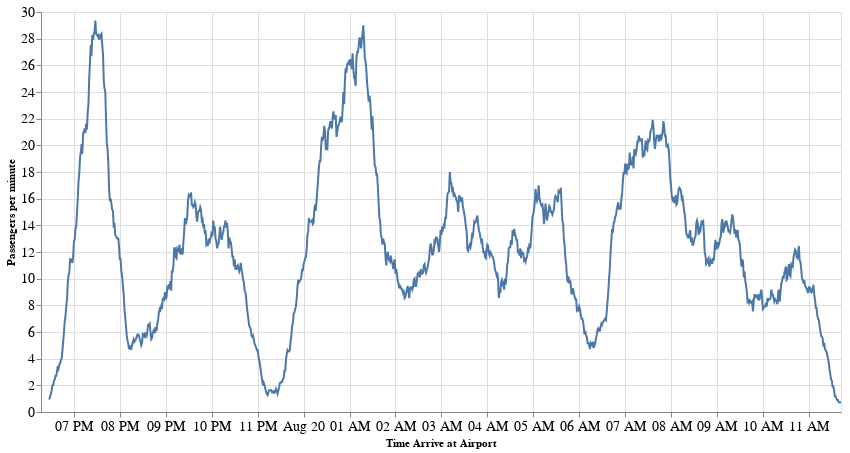

This figure's notebook cell:
### Code cell
alt.Chart(
    df_arrivals.set_index("arrival").rolling(11).mean().reset_index()
).mark_line().encode(
    x=alt.X("arrival", title="Time Arrive at Airport"),
    y=alt.Y("aircraft", title="Passengers per minute"),
).properties(width=800, height=400).configure_axis(labelFontSize=14)

### Figure 1 — Vega-Lite specification as saved in the notebook (floating-point values rounded to 4 significant figures; data arrays with more than 128 entries replaced by an {"elided": "..."} marker saying what was removed)
{"config": {"view": {"continuousWidth": 300, "continuousHeight": 300}, "axis": {"labelFontSize": 14}}, "data": {"name": "data-449f1d1cc17e0e606374adb0327030a9"}, "mark": {"type": "line"}, "encoding": {"x": {"field": "arrival", "title": "Time Arrive at Airport", "type": "temporal"}, "y": {"field": "aircraft", "title": "Passengers per minute", "type": "quantitative"}}, "height": 400, "width": 800, "$schema": "https://vega.github.io/schema/vega-lite/v5.8.0.json", "datasets": {"data-449f1d1cc17e0e606374adb0327030a9": {"elided": "1046 records"}}}
